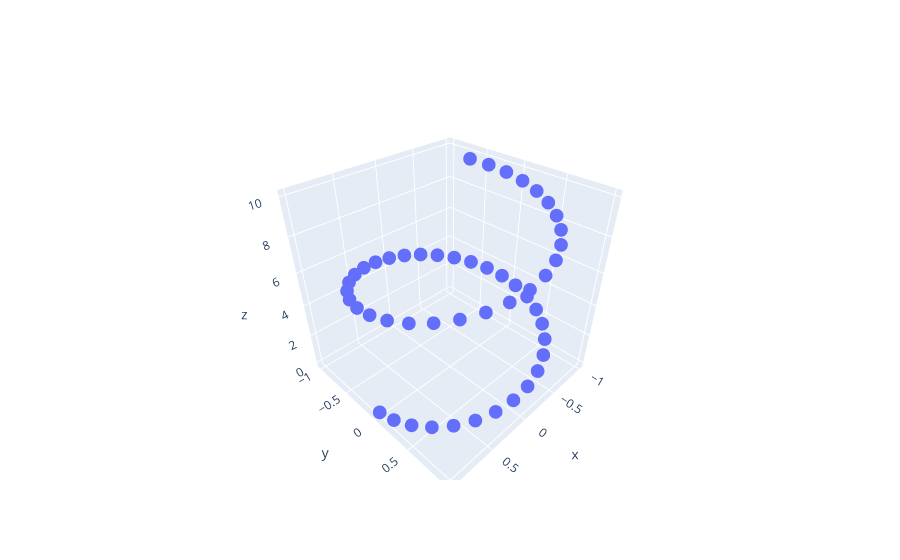

Notebook source saved alongside this figure:
### Code cell
# run this code to test your plotly 3D viz extension in jupyter
import plotly.graph_objects as go
import numpy as np
from math import isclose

# Helix equation
t = np.linspace(0, 10, 50)
x, y, z = np.cos(t), np.sin(t), t

fig = go.Figure(data=[go.Scatter3d(x=x, y=y, z=z,
                                   mode='markers')])
fig.show()
